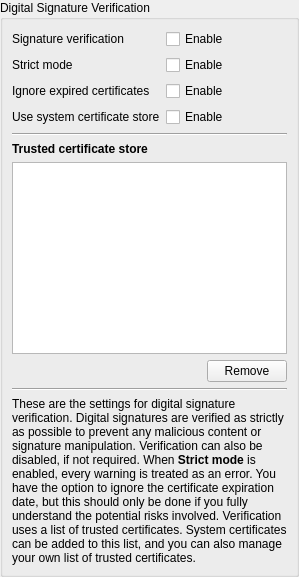
       <widget class="QWidget" name="signaturePage">
        <layout class="QVBoxLayout" name="signaturePageLayout">
         <property name="leftMargin">
          <number>0</number>
         </property>
         <property name="topMargin">
          <number>0</number>
         </property>
         <property name="rightMargin">
          <number>0</number>
         </property>
         <property name="bottomMargin">
          <number>0</number>
         </property>
         <item>
          <widget class="QGroupBox" name="signatureGroupBox">
           <property name="title">
            <string>Digital Signature Verification</string>
           </property>
           <layout class="QVBoxLayout" name="signatureGroupBoxLayout">
            <item>
             <layout class="QGridLayout" name="signatureWidgetsLayout">
              <item row="2" column="0">
               <widget class="QLabel" name="signatureIgnoreExpiredLabel">
                <property name="text">
                 <string>Ignore expired certificates</string>
                </property>
               </widget>
              </item>
              <item row="0" column="0">
               <widget class="QLabel" name="signatureVerificationLabel">
                <property name="text">
                 <string>Signature verification</string>
                </property>
               </widget>
              </item>
              <item row="1" column="0">
               <widget class="QLabel" name="signatureStrictModeLabel">
                <property name="text">
                 <string>Strict mode</string>
                </property>
               </widget>
              </item>
              <item row="0" column="1">
               <widget class="QCheckBox" name="signatureVerificationEnableCheckBox">
                <property name="text">
                 <string>Enable</string>
                </property>
               </widget>
              </item>
              <item row="1" column="1">
               <widget class="QCheckBox" name="signatureStrictModeEnabledCheckBox">
                <property name="text">
                 <string>Enable</string>
                </property>
               </widget>
              </item>
              <item row="3" column="0">
               <widget class="QLabel" name="signatureUseSystemCertificateStoreLabel">
                <property name="text">
                 <string>Use system certificate store</string>
                </property>
               </widget>
              </item>
              <item row="2" column="1">
               <widget class="QCheckBox" name="signatureIgnoreExpiredCheckBox">
                <property name="text">
                 <string>Enable</string>
                </property>
               </widget>
              </item>
              <item row="3" column="1">
               <widget class="QCheckBox" name="signatureUseSystemCertificateStoreCheckBox">
                <property name="text">
                 <string>Enable</string>
                </property>
               </widget>
              </item>
             </layout>
            </item>
            <item>
             <widget class="Line" name="line">
              <property name="orientation">
               <enum>Qt::Orientation::Horizontal</enum>
              </property>
             </widget>
            </item>
            <item>
             <widget class="QLabel" name="signatureCertificatesTableLabel">
              <property name="text">
               <string>&lt;html&gt;&lt;head/&gt;&lt;body&gt;&lt;p&gt;&lt;span style=&quot; font-weight:600;&quot;&gt;Trusted certificate store&lt;/span&gt;&lt;/p&gt;&lt;/body&gt;&lt;/html&gt;</string>
              </property>
             </widget>
            </item>
            <item>
             <widget class="QTableWidget" name="trustedCertificateStoreTableWidget">
              <property name="selectionBehavior">
               <enum>QAbstractItemView::SelectionBehavior::SelectRows</enum>
              </property>
             </widget>
            </item>
            <item>
             <layout class="QHBoxLayout" name="trustedCertificateStoreButtonsLayout">
              <item>
               <spacer name="trustedCertificateStoreButtonsSpacer">
                <property name="orientation">
                 <enum>Qt::Orientation::Horizontal</enum>
                </property>
                <property name="sizeHint" stdset="0">
                 <size>
                  <width>40</width>
                  <height>20</height>
                 </size>
                </property>
               </spacer>
              </item>
              <item>
               <widget class="QPushButton" name="removeCertificateButton">
                <property name="text">
                 <string>Remove</string>
                </property>
               </widget>
              </item>
             </layout>
            </item>
            <item>
             <widget class="Line" name="line_2">
              <property name="orientation">
               <enum>Qt::Orientation::Horizontal</enum>
              </property>
             </widget>
            </item>
            <item>
             <widget class="QLabel" name="signatureInfoLabel">
              <property name="text">
               <string>&lt;html&gt;&lt;head/&gt;&lt;body&gt;&lt;p&gt;These are the settings for digital signature verification. Digital signatures are verified as strictly as possible to prevent any malicious content or signature manipulation. Verification can also be disabled, if not required. When &lt;span style=&quot; font-weight:600;&quot;&gt;Strict mode&lt;/span&gt; is enabled, every warning is treated as an error. You have the option to ignore the certificate expiration date, but this should only be done if you fully understand the potential risks involved. Verification uses a list of trusted certificates. System certificates can be added to this list, and you can also manage your own list of trusted certificates.  &lt;/p&gt;&lt;/body&gt;&lt;/html&gt;</string>
              </property>
              <property name="wordWrap">
               <bool>true</bool>
              </property>
             </widget>
            </item>
           </layout>
          </widget>
         </item>
        </layout>
       </widget>
